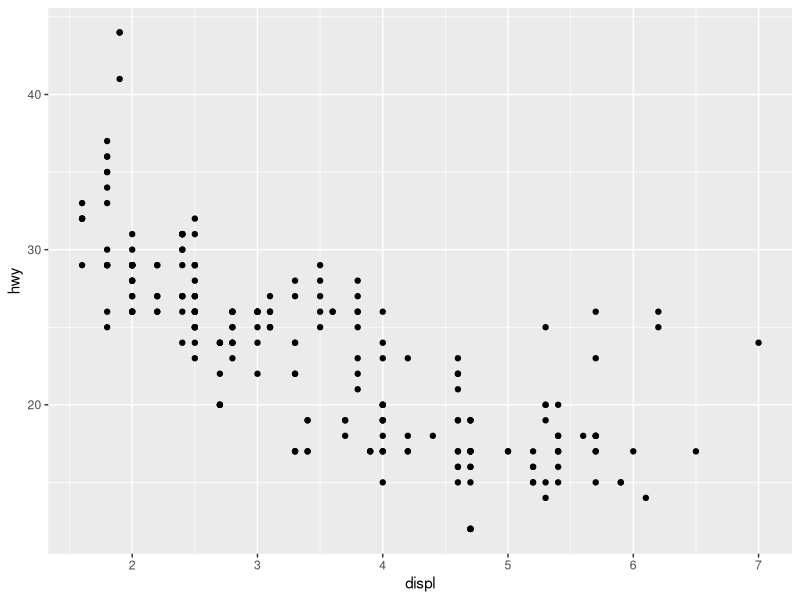
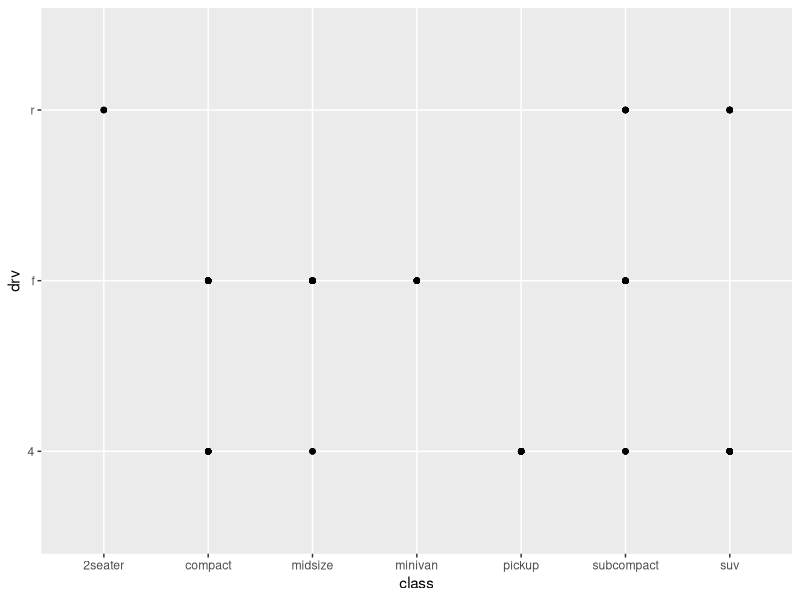
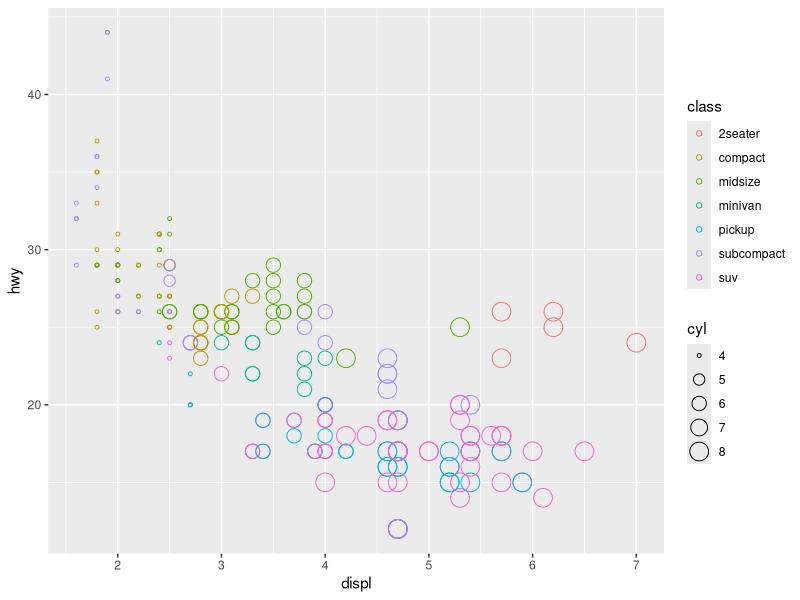
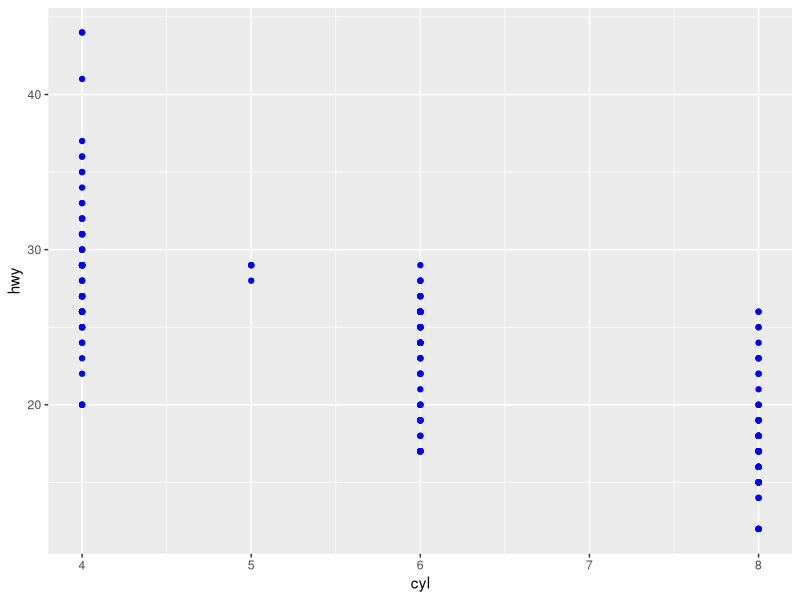
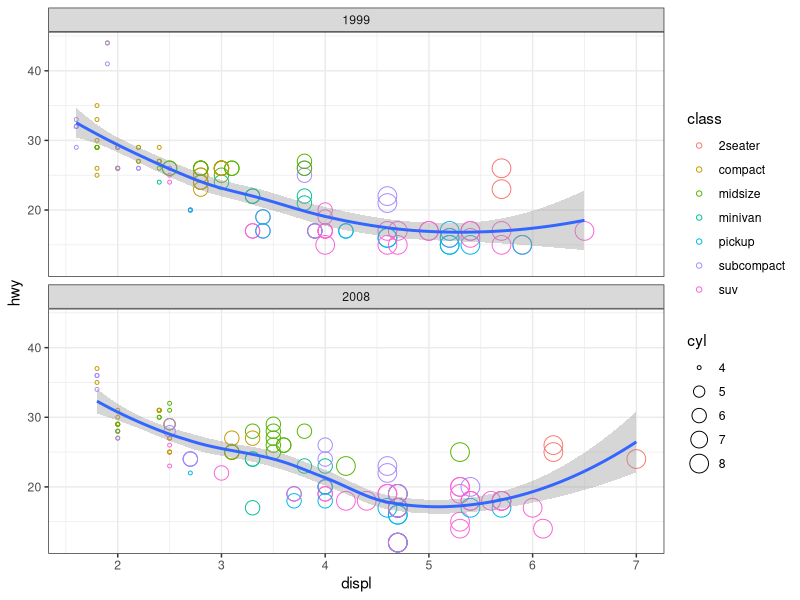
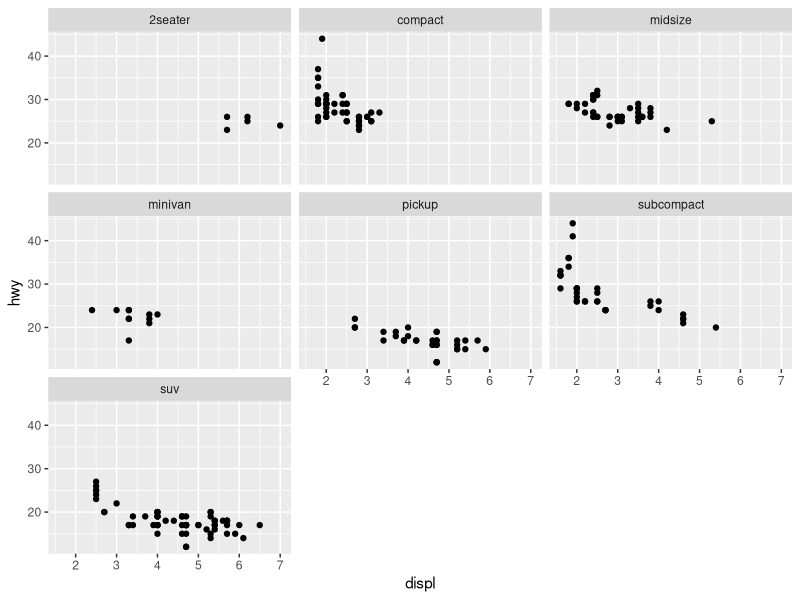
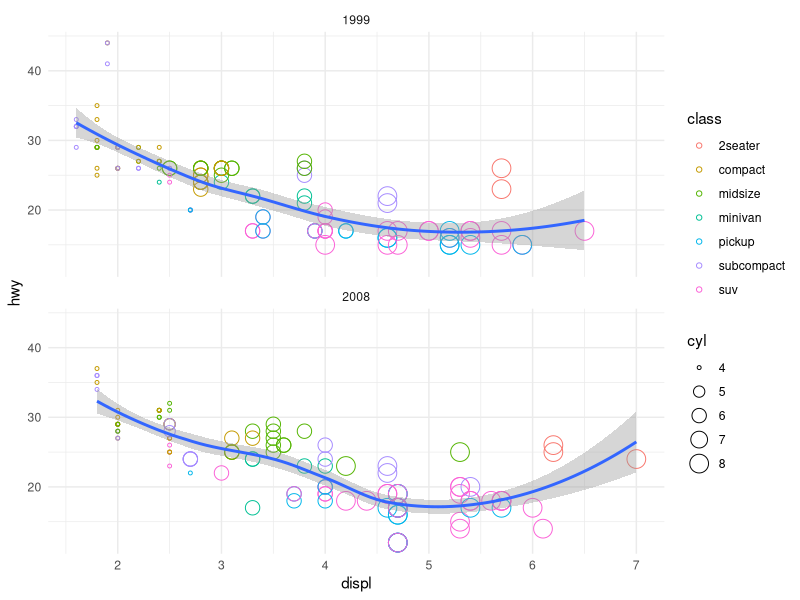
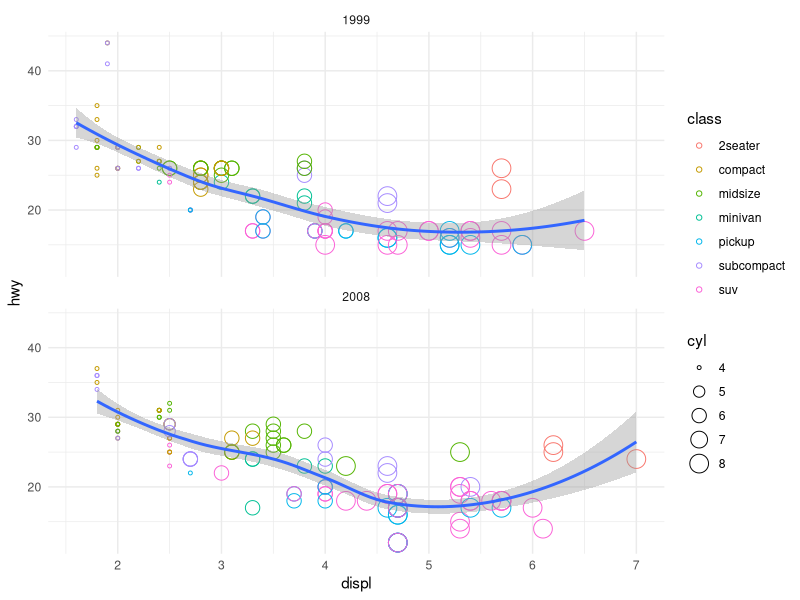

These figures' R source, in order:
library(tidyverse)

mpg
?mpg

?cars
cars

View(mpg)

head(cars, 4)
tail(cars)


ggplot(data = mpg) + 
  geom_point(mapping = aes(x = displ, y = hwy))

ggplot(data = mpg) + 
  geom_point(mapping = aes(x = class, y = drv))

ggplot(data = mpg) + 
  geom_point(mapping = aes(x = displ, y = hwy, color = class, size = cyl), 
             shape = 1)
?geom_point

ggplot(data = mpg) + 
  geom_point(mapping = aes(x = cyl, y = hwy), color = "blue")



ggplot(data = mpg, mapping = aes(x = displ, y = hwy)) + 
  geom_point(aes(color = class, size = cyl), shape = 1) +
  geom_smooth() +
  facet_wrap(~ year, nrow = 2) +
  theme_bw()


ggplot(data = mpg) + 
  geom_point(mapping = aes(x = displ, y = hwy)) +
  facet_wrap(~ class)







plot1 <- ggplot(data=mpg, mapping = aes(x=displ, y=hwy)) +
  geom_point(mapping=aes (color=class, size=cyl), shape=1) +
  geom_smooth() +
  facet_wrap(~year, nrow=2) +
  theme_minimal()

plot1

ggsave("course_notes/plots/hwy_vs_displ.png", plot1, width = 8, height = 4)
?ggsave
